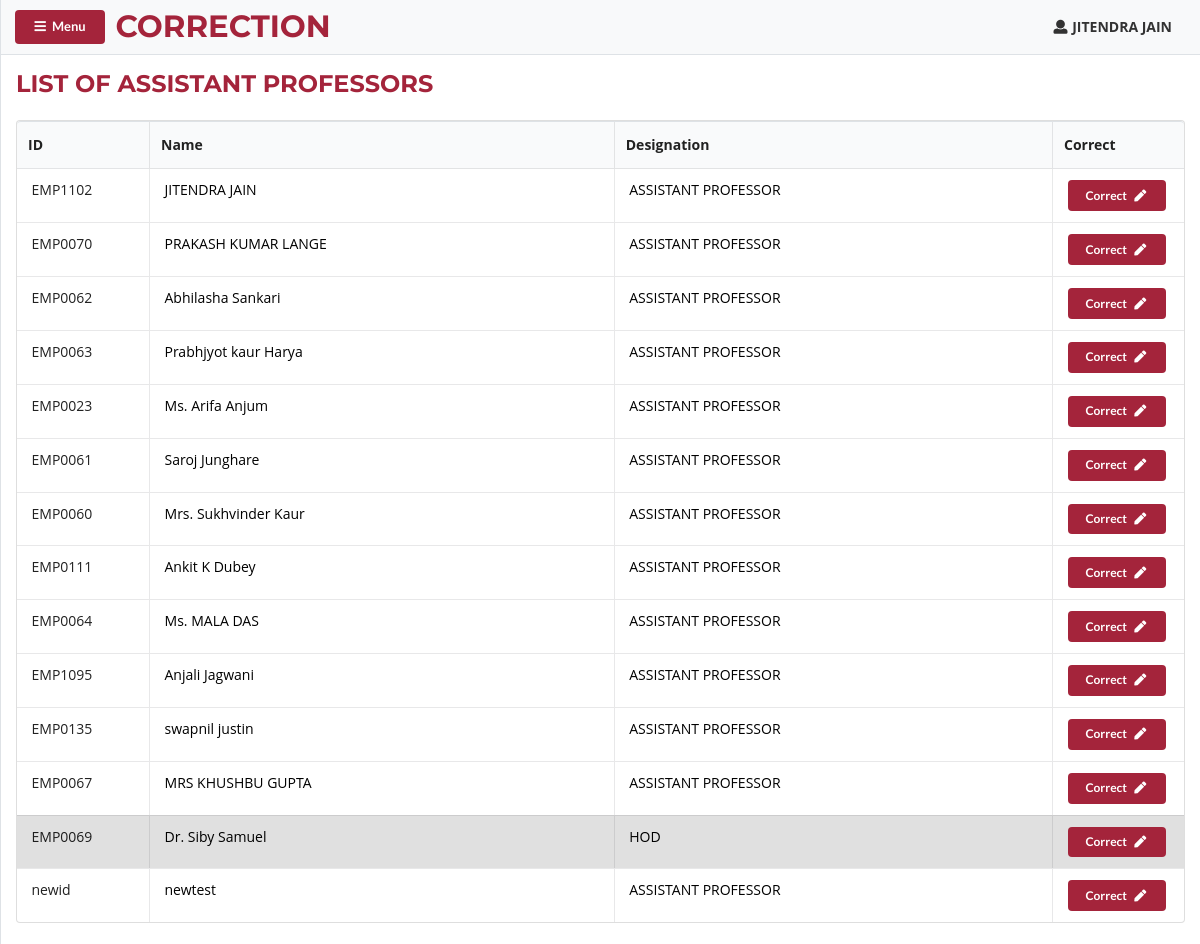
Screenshot of /asst-professors.php (signed in) with the database file from the repository.
### tables this page shows
CREATE TABLE `users` (
  `id` int(11) NOT NULL,
  `tid` varchar(20) NOT NULL,
  `username` varchar(100) NOT NULL,
  `name` varchar(100) NOT NULL,
  `sup_depart` varchar(100) NOT NULL,
  `department` varchar(100) NOT NULL,
  `designation` varchar(50) NOT NULL,
  `password` varchar(100) NOT NULL,
  `ischeck` varchar(100) NOT NULL
);

### asst-professors.php (the view, shortened to what this page needs)
<?php include("header.php") ?>
<?php include("sidenav-head.php") ?>
 <div id="page-content-wrapper">
        <nav
          class="navbar navbar-expand-lg navbar-light bg-light border-bottom"
        >
        <button class="ui button bg-red small" id="menu-toggle"><i class="fa fa-bars mr-1" aria-hidden="true"></i> Menu</button>
        <h2 class="ml-2 my-0 nav-head">CORRECTION</h2>
        <div class="collapse navbar-collapse" id="navbarSupportedContent">
          <ul class="navbar-nav ml-auto mt-2 mt-lg-0">
            <p id="username" class="mt-0 mr-3"><i class='user icon'></i><strong><?php echo $_SESSION['name'] ?></strong></p>
          </ul>
        </div>
 </nav>
    <div class="container-fluid my-3">
        <div class="head-bar">
            <h2>LIST OF ASSISTANT PROFESSORS</h2>
        </div>
        <table class="ui celled table my-4">
            <thead>
                <tr id="table-head">
                <th>ID</th>
                <th>Name</th>
                <th>Designation</th>
                <th>Correct</th>
                </tr>
            </thead>
            <tbody>
            <?php
                $dep = isset($_GET['department']) ? $_GET['department'] : $_SESSION['department'];
                if ($_SESSION['department'] != 'Applied Economics') {
                    $sql = "SELECT * FROM `users` WHERE `department`='$dep'";
                } else {
                    $sql = "SELECT * FROM `users` WHERE `department`='Applied Economics' OR `department`='B.Com. Honors' OR `department`='Taxation and Computer Application'";
                }
                $result = $db-> query($sql);
                if($result-> num_rows > 0){
                    while ($row = $result-> fetch_assoc())
                    {
                        if (($row['designation'] == "Hod" AND $_SESSION['designation'] == "Hod") || $row['designation'] == "Dean" || $row['designation'] == "Principal" ) {
                            continue;
                        }
                        else { ?>
                        <tr class="<?php echo $row['designation'] == "Hod" ? "active" : "" ?> <?php echo $row['ischeck'] == "true" ? "active" : "" ?>">
                            <td style="width:11vw"><span class="mx-1"><?php echo $row["tid"] ?></span></td>
                            <td><a href="correction.php?id=<?php echo $row['username']?>&unchecked=true" style="color:#000" class="mx-1"><?php echo $row["name"] ?></a></td>
                            <td><a href="correction.php?id=<?php echo $row['username']?>&unchecked=true" style="color:#000" class="mx-1"><?php echo $row["designation"] == "Professor"?"ASSISTANT PROFESSOR" : strtoupper($row["designation"]) ?></a></td>
                            <td style="width:11vw">
                                <a href="correction.php?id=<?php echo $row['username']?>&unchecked=true"><button type="submit" class="ui button tiny bg-red mx-1" id="insert-id">Correct <i class="fa fa-pen fa-fw ml-1" aria-hidden="true"></i></button></a>
                            </td>
                        </tr>
                <?php	}
                     }
                } else {
                    echo "<div class='alert alert-danger my-2' role='alert'>
                          No records found!
                          </div>";
                  }
            ?>
            </tbody>
        </table>
    </div>
<?php include("sidenav-foot.php") ?>
<?php include("footer.php") ?>

### CSS/simple-sidebar.css (style rules this page uses)
#page-content-wrapper { min-width: 100vw; }
@media (min-width: 768px) { #page-content-wrapper { min-width: 0; width: 100%; } }
.bg-red { background: #a4243b !important; color: white !important; }
.nav-head { color: #a4243b; text-align: center !important; font-size: 2.2em; font-family: "Montserrat", sans-serif !important; }

### CSS/style.css (style rules this page uses)
body { background: white; }
.head-bar > h2 { color: #a4243b; font-family: "Montserrat", sans-serif !important; }
::placeholder { color: #000 !important; }

### rows the page displays
users: tid "EMP1102", name "JITENDRA JAIN", designation "ASSISTANT PROFESSOR"
users: tid "EMP0070", name "PRAKASH KUMAR LANGE", designation "ASSISTANT PROFESSOR"
users: tid "EMP0062", name "Abhilasha Sankari", designation "ASSISTANT PROFESSOR"
users: tid "EMP0063", name "Prabhjyot kaur Harya", designation "ASSISTANT PROFESSOR"
users: tid "EMP0023", name "Ms. Arifa Anjum", designation "ASSISTANT PROFESSOR"
users: tid "EMP0061", name "Saroj Junghare", designation "ASSISTANT PROFESSOR"
users: tid "EMP0060", name "Mrs. Sukhvinder Kaur", designation "ASSISTANT PROFESSOR"
users: tid "EMP0111", name "Ankit K Dubey", designation "ASSISTANT PROFESSOR"
users: tid "EMP0064", name "Ms. MALA DAS", designation "ASSISTANT PROFESSOR"
users: tid "EMP1095", name "Anjali Jagwani", designation "ASSISTANT PROFESSOR"
users: tid "EMP0135", name "swapnil justin", designation "ASSISTANT PROFESSOR"
users: tid "EMP0067", name "MRS KHUSHBU GUPTA", designation "ASSISTANT PROFESSOR"
users: tid "EMP0069", name "Dr. Siby Samuel", designation "HOD"
users: tid "newid", name "newtest", designation "ASSISTANT PROFESSOR"

### other values shown
$_SESSION['name'] "JITENDRA JAIN"
